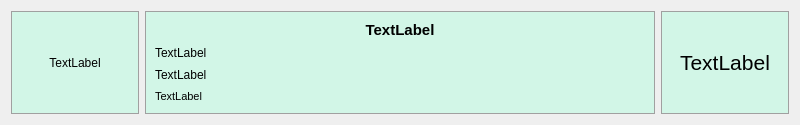
<?xml version="1.0" encoding="UTF-8"?>
<ui version="4.0">
 <class>Form</class>
 <widget class="QWidget" name="Form">
  <property name="geometry">
   <rect>
    <x>0</x>
    <y>0</y>
    <width>800</width>
    <height>125</height>
   </rect>
  </property>
  <property name="windowTitle">
   <string>Form</string>
  </property>
  <property name="styleSheet">
   <string notr="true">QFrame { background-color: #D2F6E7; }
QFrame#frame, QFrame#frame_2, QFrame#frame_3 { border: 1px solid #A0A0A0; }</string>
  </property>
  <layout class="QGridLayout" name="gridLayout" rowstretch="1" columnstretch="1,4,1">
   <item row="0" column="0">
    <widget class="QFrame" name="frame">
     <property name="frameShape">
      <enum>QFrame::Shape::StyledPanel</enum>
     </property>
     <layout class="QGridLayout" name="gridLayout_2">
      <item row="0" column="0">
       <widget class="QLabel" name="label">
        <property name="text">
         <string>TextLabel</string>
        </property>
        <property name="alignment">
         <set>Qt::AlignmentFlag::AlignCenter</set>
        </property>
       </widget>
      </item>
     </layout>
    </widget>
   </item>
   <item row="0" column="1">
    <widget class="QFrame" name="frame_2">
     <property name="frameShape">
      <enum>QFrame::Shape::StyledPanel</enum>
     </property>
     <layout class="QVBoxLayout" name="verticalLayout">
      <item>
       <widget class="QLabel" name="label_2">
        <property name="font">
         <font>
          <pointsize>11</pointsize>
          <bold>true</bold>
         </font>
        </property>
        <property name="text">
         <string>TextLabel</string>
        </property>
        <property name="alignment">
         <set>Qt::AlignmentFlag::AlignCenter</set>
        </property>
        <property name="wordWrap">
         <bool>true</bool>
        </property>
       </widget>
      </item>
      <item>
       <widget class="QLabel" name="label_3">
        <property name="text">
         <string>TextLabel</string>
        </property>
       </widget>
      </item>
      <item>
       <widget class="QLabel" name="label_4">
        <property name="text">
         <string>TextLabel</string>
        </property>
       </widget>
      </item>
      <item>
       <widget class="QLabel" name="label_5">
        <property name="font">
         <font>
          <pointsize>8</pointsize>
         </font>
        </property>
        <property name="text">
         <string>TextLabel</string>
        </property>
        <property name="wordWrap">
         <bool>true</bool>
        </property>
       </widget>
      </item>
     </layout>
    </widget>
   </item>
   <item row="0" column="2">
    <widget class="QFrame" name="frame_3">
     <property name="frameShape">
      <enum>QFrame::Shape::StyledPanel</enum>
     </property>
     <layout class="QGridLayout" name="gridLayout_3">
      <item row="0" column="0">
       <widget class="QLabel" name="label_6">
        <property name="font">
         <font>
          <pointsize>16</pointsize>
         </font>
        </property>
        <property name="text">
         <string>TextLabel</string>
        </property>
        <property name="alignment">
         <set>Qt::AlignmentFlag::AlignCenter</set>
        </property>
       </widget>
      </item>
     </layout>
    </widget>
   </item>
  </layout>
 </widget>
 <resources/>
 <connections/>
</ui>
